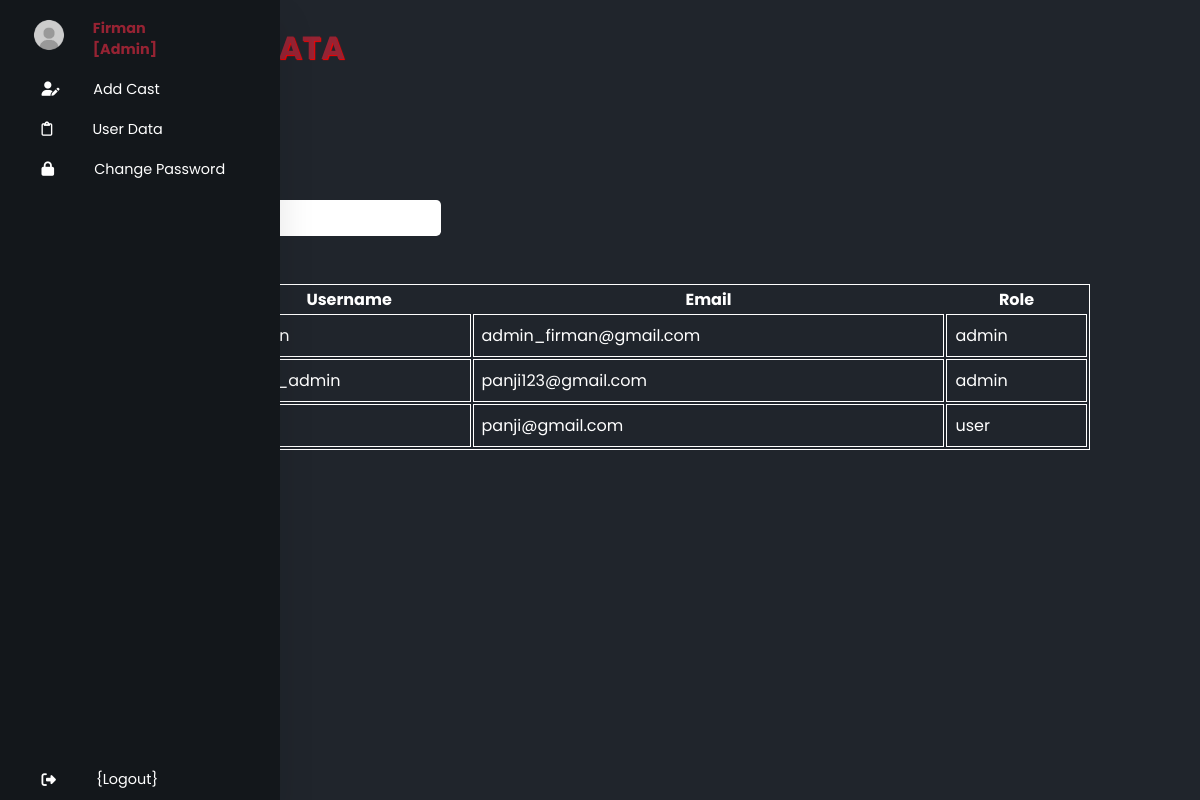
/admin/userdata.php (signed in), run on the app's committed database.
### tables this page shows
CREATE TABLE `role` (
  `id_user` int(11) NOT NULL,
  `username` varchar(50) NOT NULL,
  `email` varchar(100) NOT NULL,
  `role` varchar(50) NOT NULL,
  `password` varchar(255) NOT NULL
);

### method.php (called while the page is built, shortened)
<?php
$host = 'localhost';
$user = 'root';
$pass = '';
$db = 'deadpool';
$conn = mysqli_connect($host, $user, $pass, $db);
function tampilsemua($query)
{
    global $conn;
    $hasil_query = mysqli_query($conn, $query);
    $node = [];
    while ($baris = mysqli_fetch_assoc($hasil_query)) {
        $node[] = $baris;
    }
    return $node;
}

### admin/userdata.php (the view, shortened to what this page needs)
<?php
require '../method.php';
$query = "SELECT*FROM role ORDER BY role ASC";
$user = tampilsemua($query);
?>
<!DOCTYPE html>
<html lang="en">
<head>
    <link rel="stylesheet" href="https://cdnjs.cloudflare.com/ajax/libs/font-awesome/6.5.1/css/all.min.css"
 />
    <link rel="stylesheet" href="../assets/css/userdata.css">
</head>
<body>
    <nav>
        <ul>
            <li>
                <a href="#">
                    <div class="logo-image">
                        <img src="assets/css/profil-img.jpg" alt=""></img>
                    </div>
                    <div class="logo-text">
                        <span><?=$_SESSION['username']?></span>
                        <span>[Admin]</span>
                    </div>
                </a>
            </li>
            <div class="content-sidebar">
                <li>
                    <a href="addcastadmin.html" class="text-cast">
                        <i class="fa-solid fa-user-pen"></i>
                        <span class="nav-item">Add Cast</span>
                    </a>
                </li>
                <li>
                    <a href="userdata.html">
                        <i class="fa-regular fa-clipboard"></i>
                        <span class="nav-item">User Data</span>
                    </a>
                </li>
                <li>
                    <a href="changepassword.html">
                        <i class="fa-solid fa-lock"></i>
                        <span class="nav-item">Change Password</span>
                    </a>
                </li>
                <li>
                    <a href="#" class="logout">
                        <i class="fa-solid fa-right-from-bracket"></i>
                        <span class="nav-item">{Logout}</span>
                    </a>
                </li>
            </div>
        </ul>
    </nav>
    <div class="container">
        <div class="content-header-cast">
            <h1>USER DATA</h1>
        </div>
        <div class="search-cast">
            <input type="text" placeholder="Search">
        </div>
        <div class="table-data">
            <form action="">
                <table>
                    <tr>
                        <th>NO</th>
                        <th>Username</th>
                        <th>Email</th>
                        <th>Role</th>
                    </tr>
                    <?php $i = 1?>
                    <?php foreach ($user as $row): ?>
                    <tr>
                        <td><?=$i?></td>
                        <td><?=$row['username']?></td>
                        <td><?=$row['email']?></td>
                        <td><?=$row['role']?></td>
                    </tr>
                    <?php $i++?>
                    <?php endforeach;?>
                </table>
            </form>
        </div>
    </div>
</body>
</html>

### assets/css/userdata.css (style rules this page uses)
* { font-family: "Poppins"; margin: 0; padding: 0; box-sizing: border-box; outline: none; border: none; text-decoration: none; }
body { background-color: #20252c; }
nav { color: #fff; position: absolute; top: 0; bottom: 0; left: 0; height: 100%; background-color: #13171b; width: 90px; overflow: hidden; transition: width 0.2s linear; box-shadow: 0 20px 35px rgba(0, 0, 0, 0.1); }
.logo-image { text-align: center; display: flex; flex-direction: column; align-items: center; transition: all 0.5s ease; }
.logo-image img { width: 40px; margin-left: 1.2rem; height: auto; }
.logo-text { text-align: center; display: flex; flex-direction: column; align-items: flex-start; transition: all 0.5s ease; margin: 0.5rem 0 0 1.5rem; }
.logo-text span { font-weight: bold; font-size: 0.9rem; text-transform: capitalize; display: block; }
a { position: relative; color: #fff; font-size: 0.9rem; display: flex; align-items: center; width: 300px; padding: 0.6rem; }
.logout { position: absolute; bottom: 0; }
.nav-item { position: relative; }
.content-sidebar a { margin-left: 2rem; }
.content-sidebar span { margin-left: 2.5rem; }
.text-cast span { margin-left: 2.1rem; }
.container { padding: 0.5rem; margin-top: 1rem; margin-left: 10rem; color: #fff; }
.content-header-cast { color: #962333; text-shadow: 1px 1px 1px #ff0000; }
.search-cast { margin-top: 8rem; }
.search-cast input[type="text"] { padding: 0.5rem; border-radius: 0.3rem; }
.table-data table td { border: 1px solid #fff; }
.table-data table { border: 1px solid #fff; width: 90%; margin-top: 3rem; }
.table-data table td { padding: 0.5rem; }

### data on the page
role: email "admin_firman@gmail.com", role "admin"
role: username "panji_admin", email "panji123@gmail.com", role "admin"
role: email "panji@gmail.com", role "user"

### other printed values
$_SESSION['username'] "Firman"
